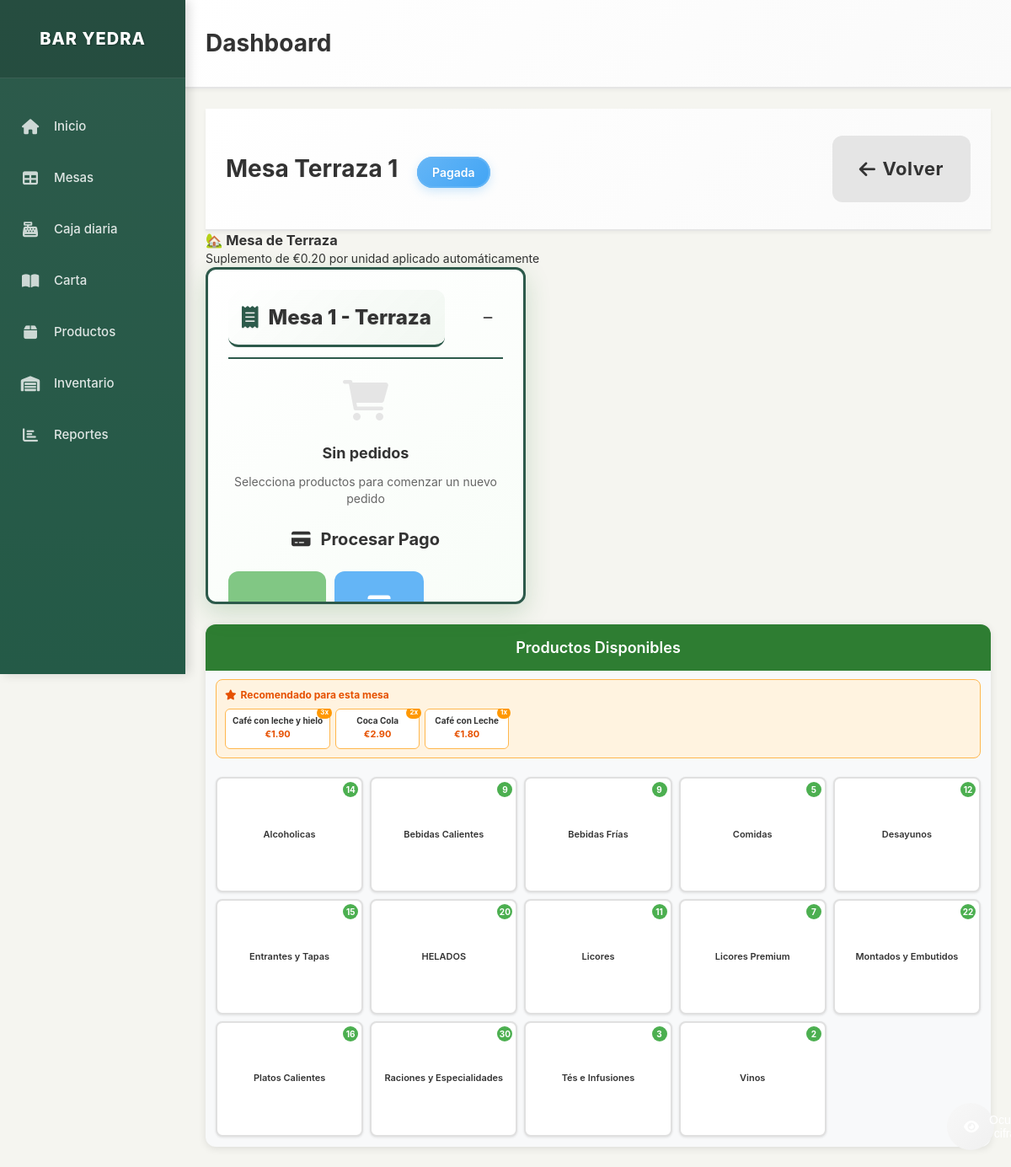
The app's page /mesa/1 with its own data.
### models.py (models this page shows, shortened)
class Mesa(db.Model):
    __tablename__ = 'mesa'
    id = db.Column(db.Integer, primary_key=True)
    numero = db.Column(db.Integer, nullable=False)
    zona = db.Column(db.String(50), nullable=False)  # Terraza, Sala, Barra
    estado = db.Column(db.String(20), default='libre')  # libre, ocupada, pagada
    pedidos = db.relationship('Pedido', backref='mesa', lazy=True)

class Producto(db.Model):
    __tablename__ = 'producto'
    id = db.Column(db.Integer, primary_key=True)
    nombre = db.Column(db.String(100), nullable=False)
    precio = db.Column(db.Numeric(10, 2), nullable=False)
    categoria = db.Column(db.String(50), nullable=False, default='General')
    foto_url = db.Column(db.String(255), nullable=True)
    descripcion = db.Column(db.Text, nullable=True)
    activo = db.Column(db.Boolean, default=True)
    orden = db.Column(db.Integer, default=0)  # Para ordenar productos en la interfaz
    stock_actual = db.Column(db.Integer, default=0)  # Cantidad actual en stock
    stock_minimo = db.Column(db.Integer, default=5)  # Alerta cuando llegue a este nivel
    unidad_medida = db.Column(db.String(20), default='unidad')  # unidad, litro, kg, etc.
    fecha_actualizacion = db.Column(db.DateTime, default=datetime.utcnow)

### app.py (the view)
@app.route('/mesa/<int:mesa_id>')
def table_detail(mesa_id):
    mesa = Mesa.query.get_or_404(mesa_id)
    productos = Producto.query.filter_by(activo=True).order_by(Producto.categoria, Producto.orden, Producto.nombre).all()
    es_terraza = mesa.zona.lower() == 'terraza'
    suplemento_terraza = Decimal('0.20') if es_terraza else Decimal('0.00')
    productos_por_categoria = {}
    productos_dict = {}
    productos_dict_con_precios = {}
    for producto in productos:
        if producto.categoria not in productos_por_categoria:
            productos_por_categoria[producto.categoria] = []
        productos_por_categoria[producto.categoria].append(producto)
        productos_dict[producto.id] = producto
        precio_base = float(producto.precio)
        precio_final = precio_base + 0.20 if es_terraza else precio_base
        productos_dict_con_precios[producto.id] = {
            'id': producto.id,
            'nombre': producto.nombre,
            'precio_base': precio_base,
            'precio_final': precio_final,
            'categoria': producto.categoria,
            'descripcion': producto.descripcion,
            'activo': producto.activo
        }
    pedido_actual = Pedido.query.filter_by(mesa_id=mesa_id, estado='abierto').first()
    recomendaciones = get_menu_recommendations(mesa_id)
    return render_template('table_detail.html',
                         mesa=mesa,
                         productos_por_categoria=productos_por_categoria,
                         productos_dict=productos_dict,
                         productos_dict_con_precios=productos_dict_con_precios,
                         pedido_actual=pedido_actual,
                         es_terraza=es_terraza,
                         suplemento_terraza=suplemento_terraza,
                         recomendaciones=recomendaciones)

### templates/table_detail.html (shortened to what this page needs)
{% extends "layout.html" %}
{% block content %}
<div class="content-header">
    <h1 class="page-title">
        Mesa {{ mesa.zona }} {{ mesa.numero }}
        <span class="table-status-badge table-{{ mesa.estado }}">{{ mesa.estado|title }}</span>
    </h1>
    <div class="table-actions">
        <a href="{{ url_for('index') }}" class="btn btn-secondary btn-lg touch-friendly">
            <i class="fas fa-arrow-left"></i> Volver
        </a>
    </div>
</div>
{% if mesa.zona.lower() == 'terraza' %}
<div class="terraza-info">
    <h3>🏡 Mesa de Terraza</h3>
    <p>Suplemento de €0.20 por unidad aplicado automáticamente</p>
</div>
{% endif %}
<div class="table-detail-layout">
    <div class="products-panel-new">
        <div class="products-header">
            <h2>Productos Disponibles</h2>
        </div>
        {% if recomendaciones %}
        <div class="recommendations-section">
            <div class="recommendations-header">
                <i class="fas fa-star"></i> Recomendado para esta mesa
            </div>
            <div class="recommendations-list">
                {% for rec in recomendaciones %}
                <div class="recommendation-item" onclick="addToOrder({{ mesa.id }}, {{ rec.producto.id }})">
                    <div class="rec-name">{{ rec.producto.nombre }}</div>
                    <div class="rec-price">€{{ "%.2f"|format(rec.producto.precio|float + (suplemento_terraza|float if es_terraza else 0)) }}</div>
                    <div class="rec-badge">{{ rec.frecuencia }}x</div>
                </div>
                {% endfor %}
            </div>
        </div>
        {% endif %}
        <div class="categories-container">
            {% for categoria, productos in productos_por_categoria.items() %}
            <div class="category-item" onclick="openCategoryModal('{{ categoria }}')">
                <div class="category-label">{{ categoria }}</div>
                <div class="category-badge">{{ productos|length }}</div>
            </div>
            {% endfor %}
        </div>
    </div>
    <div class="order-panel-fixed">
        <div class="order-header">
            <h2 class="panel-title">
                <i class="fas fa-receipt"></i> Mesa {{ mesa.numero }} - {{ mesa.zona }}
            </h2>
            <div class="order-controls">
                <button class="btn-minimize" onclick="toggleOrderPanel()" title="Minimizar panel">
                    <i class="fas fa-minus"></i>
                </button>
            </div>
        </div>
        {% if pedido_actual and pedido_actual.total > 0 %}
            <div class="current-order">
                <div class="order-items">
                    {% set productos_pedido = pedido_actual.productos|from_json if pedido_actual.productos else {} %}
                    {% for producto_id, cantidad in productos_pedido.items() %}
                        {% set producto = productos_dict[producto_id|int] %}
                        {% set producto_con_precio = productos_dict_con_precios[producto_id|int] %}
                        <div class="order-item">
                            <div class="item-details">
                                <div class="item-name">
                                    {{ producto.nombre }}
                                    {% if mesa.zona.lower() == 'terraza' %}
                                        <span class="terraza-badge">🏡 Terraza</span>
                                    {% endif %}
                                </div>
                                <div class="item-price">
                                    {% if mesa.zona.lower() == 'terraza' %}
                                        <span class="precio-base">€{{ "%.2f"|format(producto_con_precio.precio_base) }}</span>
                                        <span class="precio-terraza">€{{ "%.2f"|format(producto_con_precio.precio_final) }}</span>
                                    {% else %}
                                        €{{ "%.2f"|format(producto_con_precio.precio_final) }}
                                    {% endif %}
                                </div>
                            </div>
                            <div class="item-quantity">
                                <button class="btn-quantity" onclick="updateQuantity({{ mesa.id }}, {{ producto.id }}, {{ cantidad - 1 }})">-</button>
                                <span class="quantity">{{ cantidad }}</span>
                                <button class="btn-quantity" onclick="updateQuantity({{ mesa.id }}, {{ producto.id }}, {{ cantidad + 1 }})">+</button>
                            </div>
                            <div class="item-subtotal">
                                €{{ "%.2f"|format(producto_con_precio.precio_final * cantidad) }}
                            </div>
                            <button class="btn-remove" onclick="removeFromOrder({{ mesa.id }}, {{ producto.id }})" title="Eliminar">
                                <i class="fas fa-trash"></i>
                            </button>
                        </div>
                    {% endfor %}
                </div>
                <div class="order-summary">
                    <div class="summary-row total-row">
                        <span class="summary-label">Total:</span>
                        <span class="summary-value">€{{ "%.2f"|format(pedido_actual.total) }}</span>
                    </div>
                    <div class="summary-info">
                        <small>Iniciado: {{ pedido_actual.fecha_creacion.strftime('%H:%M') if pedido_actual.fecha_creacion else 'Ahora' }}</small>
                    </div>
                </div>
                <div class="order-actions">
                    <button class="btn btn-secondary btn-sm full-width" onclick="splitBill({{ mesa.id }})" style="margin-bottom: 10px;">
                        <i class="fas fa-cut"></i> Dividir Cuenta
                    </button>
                    <button class="btn btn-warning btn-lg full-width" onclick="abrirModalPago()">
                        <i class="fas fa-check"></i> Cerrar Pedido
                    </button>
                </div>
            </div>
        {% else %}
            <div class="empty-order">
                <div class="empty-icon">
                    <i class="fas fa-shopping-cart"></i>
                </div>
                <h3>Sin pedidos</h3>
                <p>Selecciona productos para comenzar un nuevo pedido</p>
            </div>
        {% endif %}
        {% if mesa.estado == 'pagada' %}
            <div class="payment-actions">
                <h3 class="payment-title">
                    <i class="fas fa-credit-card"></i> Procesar Pago
                </h3>
                <div class="payment-methods">
                    <button class="btn btn-success btn-lg payment-method-btn" onclick="payOrder({{ mesa.id }}, 'efectivo')">
                    </button>
                    <button class="btn btn-primary btn-lg payment-method-btn" onclick="payOrder({{ mesa.id }}, 'tarjeta')">
                        <i class="fas fa-credit-card"></i>
                    </button>
                </div>
            </div>
        {% endif %}
    </div>
</div>
{% endblock %}

### templates/table_detail.html (style rules this page uses)
.products-panel-new { width: 100%; height: calc(100vh - 180px); background: #f8f9fa; border-radius: 12px; box-shadow: 0 2px 10px rgba(0,0,0,0.1); overflow: hidden; display: flex; flex-direction: column; }
.products-header { background: #2e7d32; color: white; padding: 15px 20px; text-align: center; }
.products-header h2 { margin: 0; font-size: 18px; font-weight: 600; }
.recommendations-section { background: #fff3e0; border: 1px solid #ffb74d; border-radius: 8px; margin: 10px 12px; padding: 10px; }
.recommendations-header { color: #e65100; font-size: 12px; font-weight: bold; margin-bottom: 8px; display: flex; align-items: center; gap: 5px; }
.recommendations-list { display: flex; gap: 6px; overflow-x: auto; }
.recommendation-item { background: white; border: 1px solid #ffb74d; border-radius: 6px; padding: 8px; min-width: 100px; cursor: pointer; transition: all 0.2s ease; position: relative; text-align: center; }
.rec-name { font-size: 10px; font-weight: bold; color: #333; margin-bottom: 3px; line-height: 1.1; }
.rec-price { font-size: 11px; color: #e65100; font-weight: bold; }
.rec-badge { position: absolute; top: -3px; right: -3px; background: #ff9800; color: white; border-radius: 8px; padding: 1px 4px; font-size: 8px; font-weight: bold; }
.categories-container { flex: 1; display: grid; grid-template-columns: repeat(5, 1fr); grid-template-rows: repeat(3, 1fr); gap: 8px; padding: 12px; height: 100%; overflow: hidden; }
.category-item { background: white; border: 2px solid #e0e0e0; border-radius: 8px; cursor: pointer; transition: all 0.2s ease; display: flex; flex-direction: column; justify-content: center; align-items: center; position: relative; box-shadow: 0 1px 3px rgba(0,0,0,0.1); }
.category-label { font-size: 11px; font-weight: 600; color: #333; text-align: center; padding: 0 4px; line-height: 1.2; }
.category-badge { position: absolute; top: 4px; right: 4px; background: #4caf50; color: white; border-radius: 50%; width: 18px; height: 18px; display: flex; align-items: center; justify-content: center; font-size: 10px; font-weight: bold; }
.payment-methods { display: flex; gap: 10px; }

### records on screen
Mesa: zona "Terraza", numero "1", estado "Pagada"
Producto: producto.nombre "Café con leche y hielo", producto.precio "1.90"
Producto: producto.nombre "Coca Cola", producto.precio "2.90"
Producto: producto.nombre "Café con Leche", producto.precio "1.80"
Producto: categoria "Alcoholicas", productos "14"
Producto: categoria "Bebidas Calientes", productos "9"
Producto: categoria "Bebidas Frías", productos "9"
Producto: categoria "Comidas", productos "5"
Producto: categoria "Desayunos", productos "12"
Producto: categoria "Entrantes y Tapas", productos "15"
Producto: categoria "HELADOS", productos "20"
Producto: categoria "Licores", productos "11"
Producto: categoria "Licores Premium", productos "7"
Producto: categoria "Montados y Embutidos", productos "22"
Producto: categoria "Platos Calientes", productos "16"
Producto: categoria "Raciones y Especialidades", productos "30"
Producto: categoria "Tés e Infusiones", productos "3"
Producto: categoria "Vinos", productos "2"

### other values on screen
{{ rec.frecuencia }} "3" "2" "1"
